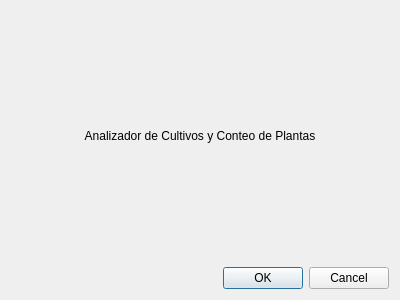
<?xml version="1.0" encoding="UTF-8"?>
<ui version="4.0">
 <class>PrecisionAgDialogBase</class>
 <widget class="QDialog" name="PrecisionAgDialogBase">
  <property name="geometry">
   <rect>
    <x>0</x>
    <y>0</y>
    <width>400</width>
    <height>300</height>
   </rect>
  </property>
  <property name="windowTitle">
   <string>Agricultura de Precisión</string>
  </property>
  <layout class="QVBoxLayout" name="verticalLayout">
   <item>
    <widget class="QLabel" name="label">
     <property name="text">
      <string>Analizador de Cultivos y Conteo de Plantas</string>
     </property>
     <property name="alignment">
      <set>Qt::AlignCenter</set>
     </property>
    </widget>
   </item>
   <item>
    <widget class="QDialogButtonBox" name="buttonBox">
     <property name="orientation">
      <enum>Qt::Horizontal</enum>
     </property>
     <property name="standardButtons">
      <set>QDialogButtonBox::Cancel|QDialogButtonBox::Ok</set>
     </property>
    </widget>
   </item>
  </layout>
 </widget>
 <resources/>
 <connections>
  <connection>
   <sender>buttonBox</sender>
   <signal>accepted()</signal>
   <receiver>PrecisionAgDialogBase</receiver>
   <slot>accept()</slot>
   <hints>
    <hint type="sourcelabel">
     <x>248</x>
     <y>254</y>
    </hint>
    <hint type="destinationlabel">
     <x>157</x>
     <y>274</y>
    </hint>
   </hints>
  </connection>
  <connection>
   <sender>buttonBox</sender>
   <signal>rejected()</signal>
   <receiver>PrecisionAgDialogBase</receiver>
   <slot>reject()</slot>
   <hints>
    <hint type="sourcelabel">
     <x>316</x>
     <y>260</y>
    </hint>
    <hint type="destinationlabel">
     <x>286</x>
     <y>274</y>
    </hint>
   </hints>
  </connection>
 </connections>
</ui>
